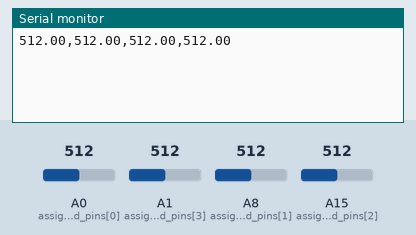
Bench run of a sketch on a simulated Arduino Mega 2560, built with avr-gcc and run on an emulated ATmega2560. Shown: the last lines printed to the serial monitor. Inputs (shaded band) come from the test bench; at power-on: A0 (assigned_pins[0]) = 512, A1 (assigned_pins[3]) = 512, A8 (assigned_pins[1]) = 512, A15 (assigned_pins[2]) = 512.

Above: at 1.2 s.
1.3 s: A0 (assigned_pins[0]) set to 716
At 2.3 s:
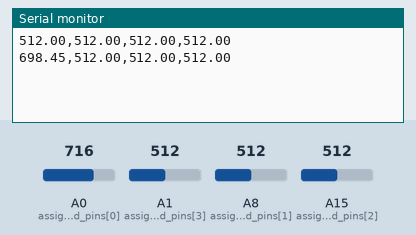
2.8 s: A1 (assigned_pins[3]) set to 716
At 3.6 s:
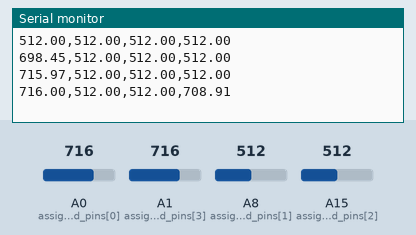
4.3 s: A8 (assigned_pins[1]) set to 716
At 5.4 s:
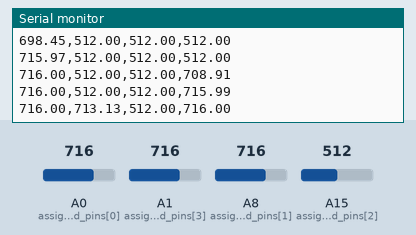
5.8 s: A15 (assigned_pins[2]) set to 716
At 5.8 s:
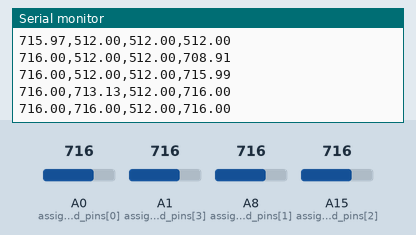
7.3 s: A0 (assigned_pins[0]) set to 992
At 7.9 s:
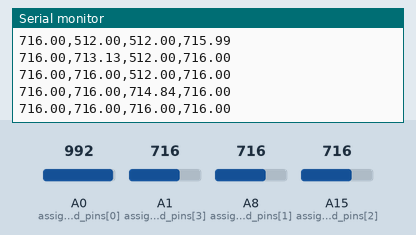
8.8 s: A1 (assigned_pins[3]) set to 992
At 9.5 s:
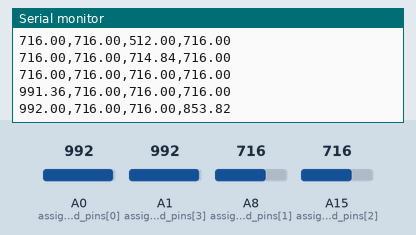
Timing chart, 0 to 11.3 s (numbered marks = the images above; inputs shaded):
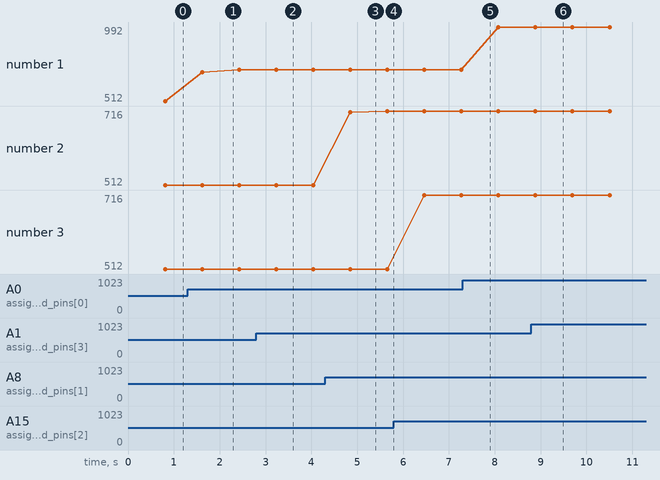

Measured:
- after the input at 1.3 s, the serial monitor: prints a new line after 0.32 s (image 1)
- after the input at 2.8 s, the serial monitor: prints a new line after 0.43 s (image 2)
- after the input at 4.3 s, the serial monitor: prints a new line after 0.55 s (image 3)
- after the input at 8.8 s, the serial monitor: prints a new line after 0.09 s (image 6)
- plotted number 1: 512 → 715.97 after the input at 1.3 s, 716 → 991.36 after the input at 7.3 s

The sketch:

ArduinoADCReceiver.ino
```cpp
float beta = 0.9875; // np.exp(-2*np.pi*1ms/500ms)
int time_index = 0;
const int period = 500;

const int PIN_NUM = 4;
const int assigned_pins[PIN_NUM] = {A0, A8, A15, A1};
float filtered_values[PIN_NUM] = {NAN, NAN, NAN, NAN};

void setup()
{
  const int baud_rate = 9600;
  Serial.begin(baud_rate);

  for (int i = 0; i < PIN_NUM; i++)
  {
    pinMode(assigned_pins[i], INPUT);
  }
}

float low_pass_filter(float value, float last_filtered_value, float beta)
{
  float answer;
  if (isnan(last_filtered_value))
  {
    answer = value;
  }
  else
  {
    answer = beta * last_filtered_value + (1 - beta) * value;
  }
  return answer;
}

void loop()
{
  int values_bit[PIN_NUM];
  float values_float[PIN_NUM];
  for (int i = 0; i < PIN_NUM; i++)
  {
    values_bit[i] = analogRead(assigned_pins[i]);
    values_float[i] = static_cast<float>(values_bit[i]);
    filtered_values[i] = low_pass_filter(values_float[i], filtered_values[i], beta);
  }

  if (time_index == period - 1)
  {
    time_index = 0;
    for (int i = 0; i < PIN_NUM; i++)
    {
      Serial.print(filtered_values[i]);
      if (i < PIN_NUM - 1)
      {
        Serial.print(",");
      }
    }
    Serial.println();
  }
  delay(1);
  time_index++;
}
```
